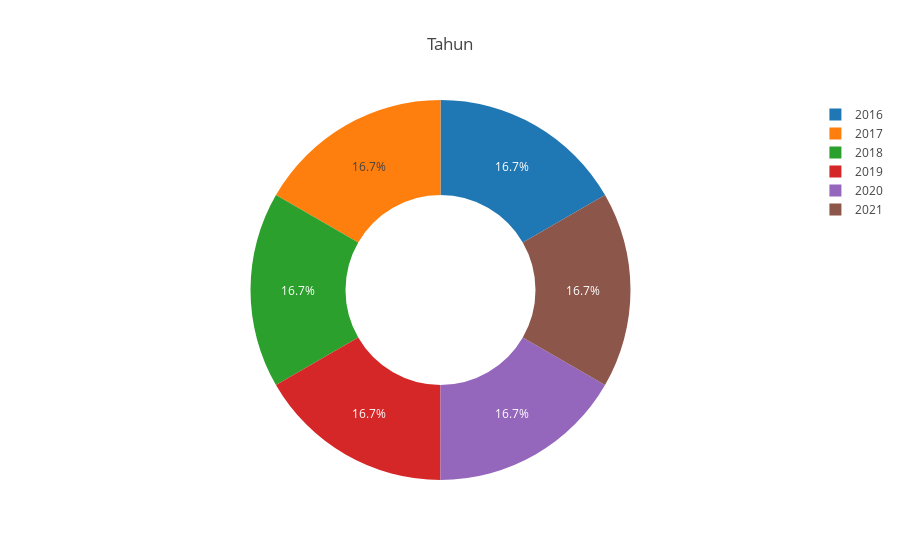

Here is the notebook cell this chart was saved with:
### Code cell
bivariate_visualization_pie(
    data=data,
    names='tahun',
    title='Tahun',
    hole=0.5
)

### Figure 1 — Plotly figure (JSON) as saved in the notebook; plotly's stock layout.template omitted (floating-point values rounded to 4 significant figures)
{"data": [{"domain": {"x": [0, 1], "y": [0, 1]}, "hole": 0.5, "hovertemplate": "tahun=%{label}<extra></extra>", "labels": [2016, 2016, 2016, 2016, 2016, 2016, 2016, 2016, 2016, 2016, 2017, 2017, 2017, 2017, 2017, 2017, 2017, 2017, 2017, 2017, 2018, 2018, 2018, 2018, 2018, 2018, 2018, 2018, 2018, 2018, 2019, 2019, 2019, 2019, 2019, 2019, 2019, 2019, 2019, 2019, 2020, 2020, 2020, 2020, 2020, 2020, 2020, 2020, 2020, 2020, 2021, 2021, 2021, 2021, 2021, 2021, 2021, 2021, 2021, 2021], "legendgroup": "", "name": "", "showlegend": true, "type": "pie"}], "layout": {"autosize": true, "legend": {"tracegroupgap": 0}, "title": {"text": "Tahun"}}}
